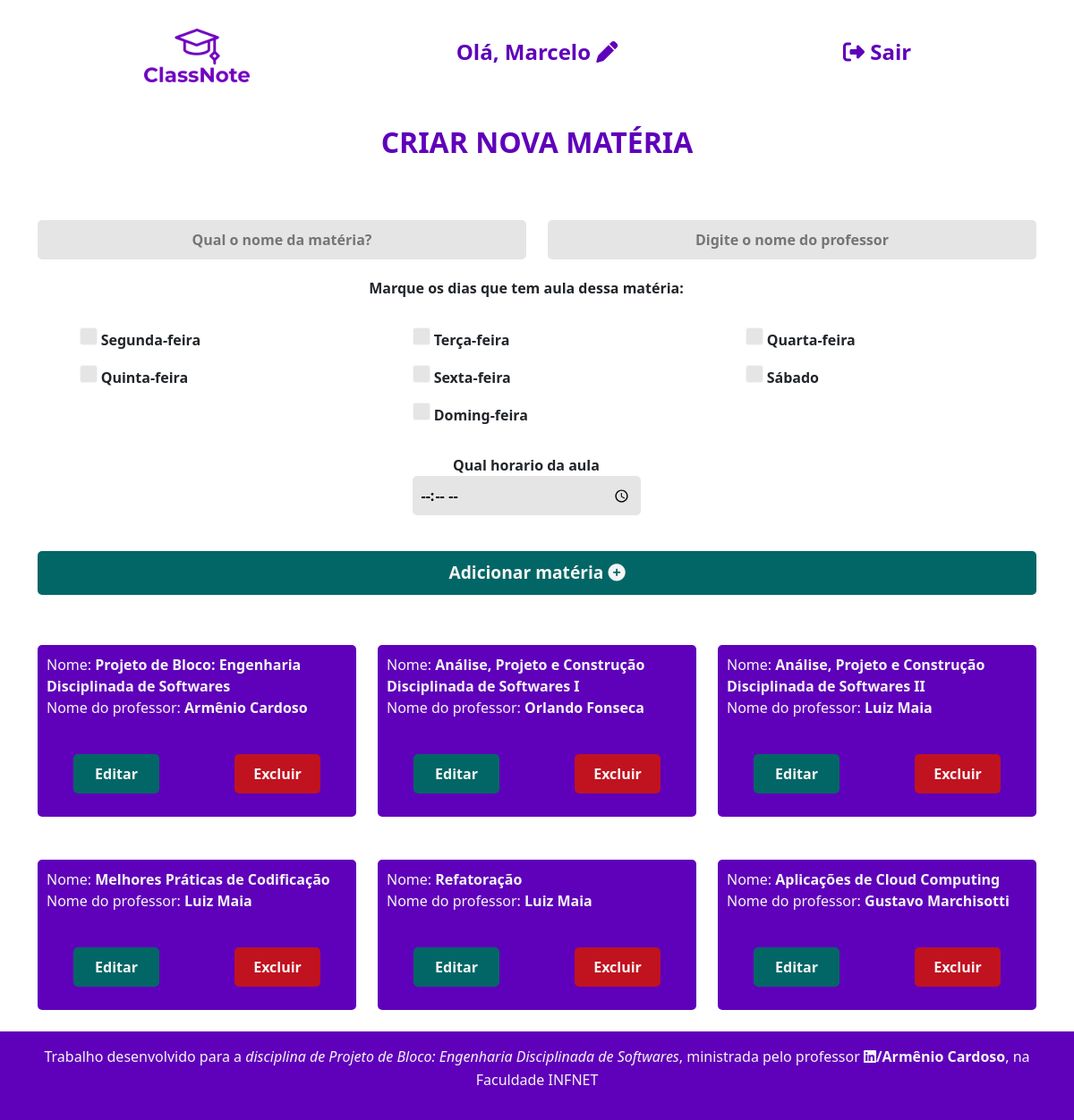
/materia.php (signed in), run on the app's committed database.
### tables this page shows
CREATE TABLE `materias` (
  `id` int(11) NOT NULL,
  `nome` varchar(255) NOT NULL,
  `professor` varchar(255) NOT NULL,
  `segunda` tinyint(1) NOT NULL,
  `terca` tinyint(1) NOT NULL,
  `quarta` tinyint(1) NOT NULL,
  `quinta` tinyint(1) NOT NULL,
  `sexta` tinyint(1) NOT NULL,
  `sabado` tinyint(1) NOT NULL,
  `domingo` tinyint(1) NOT NULL,
  `hora` time NOT NULL
);

### materia.php (the view, shortened to what this page needs)
<?php
include './includes/head.php';
$id_materia = isset($_GET['id']) ? htmlspecialchars($_GET['id']) : '';
$nome_materia = isset($_GET['nome']) ? htmlspecialchars($_GET['nome']) : '';
$professor_materia = isset($_GET['professor']) ? htmlspecialchars($_GET['professor']) : '';
$segunda = isset($_GET['segunda']) ? htmlspecialchars($_GET['segunda']) : '';
$terca = isset($_GET['terca']) ? htmlspecialchars($_GET['terca']) : '';
$quarta = isset($_GET['quarta']) ? htmlspecialchars($_GET['quarta']) : '';
$quinta = isset($_GET['quinta']) ? htmlspecialchars($_GET['quinta']) : '';
$sexta = isset($_GET['sexta']) ? htmlspecialchars($_GET['sexta']) : '';
$sabado = isset($_GET['sabado']) ? htmlspecialchars($_GET['sabado']) : '';
$domingo = isset($_GET['domingo']) ? htmlspecialchars($_GET['domingo']) : '';
$hora = isset($_GET['hora']) ? htmlspecialchars($_GET['hora']) : '';
?>
    <div class="materia">
        <div class="container">
            <?php include './includes/header.php'; ?>
            <div class="row">
                <div class="col-12 justify-content-center align-items-center text-center my-3">
                    <?php
                        if (isset($_GET['nome'])) {
                            echo "<h2>EDITAR MATÉRIA</h2> <br />";
                        } else {
                            echo "<h2>CRIAR NOVA MATÉRIA</h2> <br />";
                        }
                    ?>
                </div>
            </div>
            <?php
                if (!isset($_GET['id']) && empty($id_materia)) {
                    echo '<form action="./bd/insert_materia.php" method="POST" class="py-3">';
                } else {
                    echo '<form action="./bd/update_materia.php" method="POST" class="py-3">';
                }
            ?>
                <div class="row">
                    <div class="col-xl-6 col-lg-6 col-md-12 col-sm-12">
                        <input type="text" class="my-1 text-center" placeholder="Qual o nome da matéria?" id="materia" name="materia" value="<?php echo isset($nome_materia) ? $nome_materia : ''; ?>" required>
                    </div>
                    <div class="col-xl-6 col-lg-6 col-md-12 col-sm-12">
                        <input type="text" class="my-1 text-center" placeholder="Digite o nome do professor" id="professor" name="professor" value="<?php echo isset($professor_materia) ? $professor_materia : ''; ?>"  required>
                    </div>
                    <div class="row">
                        <div class="col-12 mt-3 text-center">
                            <span><b>Marque os dias que tem aula dessa matéria:</b></span> <br /><br />
                        </div>
                        <div class="col-xl-3 col-lg-3 col-md-12 col-sm-12 my-2 mx-auto">
                            <input type="checkbox" id="segunda" name="segunda" value="segunda" <?php if(isset($segunda) && $segunda == 1) echo 'checked'; ?>>
                            <label for="segunda"> <b>Segunda-feira</b></label>
                        </div>
                        <div class="col-xl-3 col-lg-3 col-md-12 col-sm-12 my-2 mx-auto">
                            <input type="checkbox" id="terca" name="terca" value="terca" <?php if(isset($terca) && $terca == 1) echo 'checked'; ?>>
                            <label for="terca"> <b>Terça-feira</b></label>
                        </div>
                        <div class="col-xl-3 col-lg-3 col-md-12 col-sm-12 my-2 mx-auto">
                            <input type="checkbox" id="quarta" name="quarta" value="quarta" <?php if(isset($quarta) && $quarta == 1) echo 'checked'; ?>>
                            <label for="quarta"> <b>Quarta-feira</b></label>
                        </div>
                        <div class="col-xl-3 col-lg-3 col-md-12 col-sm-12 my-2 mx-auto">
                            <input type="checkbox" id="quinta" name="quinta" value="quinta" <?php if(isset($quinta) && $quinta == 1) echo 'checked'; ?>>
                            <label for="quinta"> <b>Quinta-feira</b></label>
                        </div>
                        <div class="col-xl-3 col-lg-3 col-md-12 col-sm-12 my-2 mx-auto">
                            <input type="checkbox" id="sexta" name="sexta" value="sexta" <?php if(isset($sexta) && $sexta == 1) echo 'checked'; ?>>
                            <label for="sexta"> <b>Sexta-feira</b></label>
                        </div>
                        <div class="col-xl-3 col-lg-3 col-md-12 col-sm-12 my-2 mx-auto">
                            <input type="checkbox" id="sabado" name="sabado" value="sabado" <?php if(isset($sabado) && $sabado == 1) echo 'checked'; ?>>
                            <label for="sabado"> <b>Sábado</b></label>
                        </div>
                        <div class="col-xl-3 col-lg-3 col-md-12 col-sm-12 my-2 mx-auto">
                            <input type="checkbox" id="domingo" name="domingo" value="domingo" <?php if(isset($domingo) && $domingo == 1) echo 'checked'; ?>>
                            <label for="domingo"> <b>Doming-feira</b></label>
                        </div>
                    </div>
                    <div class="row">
                        <div class="col-xl-3 col-lg-3 col-md-12 col-sm-12 my-4 mx-auto text-center">
                            <label for="hora"> <b>Qual horario da aula </b> </label>
                            <input type="time" id="hora" name="hora" value="<?php echo isset($hora) ? $hora : ''; ?>">
                        </div>
                    </div>
                    <div class="col-12">
                        <button type="submit" class="my-3 text-center btn-green">Adicionar matéria <i class="fa-solid fa-circle-plus"></i></button>
                    </div>
                </div>
            </form>
            <div class="row">
            <?php
                include './bd/conexao.php';
                $sql = "SELECT * FROM materias";
                $resultado = $conexao->query($sql);
            if ($resultado->num_rows > 0) {
                while ($row = $resultado->fetch_assoc()) {
                    $id_materia = $row['id'];
                    $nome_materia = $row['nome'];
                    $nome_professor = $row['professor'];
            ?>
                    <div class="col-xl-4 col-lg-4 col-md-12 col-sm-12 my-4">
                        <div class="lista-materia">
                            <span>Nome: <b><?php echo $nome_materia; ?></b></span> <br />
                            <span>Nome do professor: <b><?php echo $nome_professor; ?></b></span><br /><br />
                            <div class="row">
                                <div class="col-xl-4 col-lg-4 col-md-12 col-sm-12 my-3 mx-auto text-center">
                                    <a href="./bd/select_materia.php?id=<?php echo $id_materia; ?>">
                                        <div class="btn-adicionar">
                                            Editar
                                        </div>
                                    </a>
                                </div>
                                <div class="col-xl-4 col-lg-4 col-md-12 col-sm-12 my-3 mx-auto text-center">
                                    <a href="./bd/delete_materia.php?id=<?php echo $id_materia; ?>">
                                        <div class="btn-excluir">
                                            Excluir
                                        </div>
                                    </a>
                                </div>
                            </div>
                        </div>
                    </div>
                <?php
                }
                } else {
                    echo '<div class="text-center"><i>Ainda não criada matérias</i></div>';
                }
                ?>
            </div>
        </div>
    </div>
<?php include './includes/footer.php'; ?>

### css/style.css (style rules this page uses)
:root { --cor-primaria: #5F00BA; --cor-secundaria: #F5F5F5; --cor-vermelha: #c1121f; --cor-verde: #036666; --bg-input: #e5e5e5; }
h2 { font-size: 2rem; }
a { text-decoration: none !important; color: inherit !important; }
input, select, textarea { padding: 10px; width: 100%; height: auto; border: 0px; border-radius: 5px; background: var(--bg-input); font-weight: 600; }
.btn-green { height: auto; width: 100%; padding: 10px; border: 0px; border-radius: 5px; font-weight: 600; background: var(--cor-verde); color: var(--cor-secundaria); font-size: 1.2em; }
input[type="checkbox"] { position: relative; width: 20px; height: 20px; -webkit-appearance: none; -moz-appearance: none; appearance: none; outline: none; }
input[type="checkbox"]::before { content: ''; position: absolute; top: 0; left: 0; width: 100%; height: 100%; border: 1px solid var(--cor-secundaria); border-radius: 3px; }
.btn-adicionar { background: var(--cor-verde); color: var(--cor-secundaria); padding: 10px; font-weight: 600; border-radius: 5px; }
.btn-excluir { background: var(--cor-vermelha); color: var(--cor-secundaria); padding: 10px; font-weight: 600; border-radius: 5px; }
.materia h2 { color: var(--cor-primaria); font-weight: 800; }
.lista-materia { background: var(--cor-primaria); color: var(--cor-secundaria); padding: 10px; border-radius: 5px; }

### data on the page
materias: nome "Projeto de Bloco: Engenharia Disciplinada de Softwares", professor "Armênio Cardoso"
materias: nome "Análise, Projeto e Construção Disciplinada de Softwares I", professor "Orlando Fonseca"
materias: nome "Análise, Projeto e Construção Disciplinada de Softwares II", professor "Luiz Maia"
materias: nome "Melhores Práticas de Codificação", professor "Luiz Maia"
materias: nome "Refatoração", professor "Luiz Maia"
materias: nome "Aplicações de Cloud Computing", professor "Gustavo Marchisotti"

### other printed values
$_SESSION['nome_usuario'] "Marcelo"
